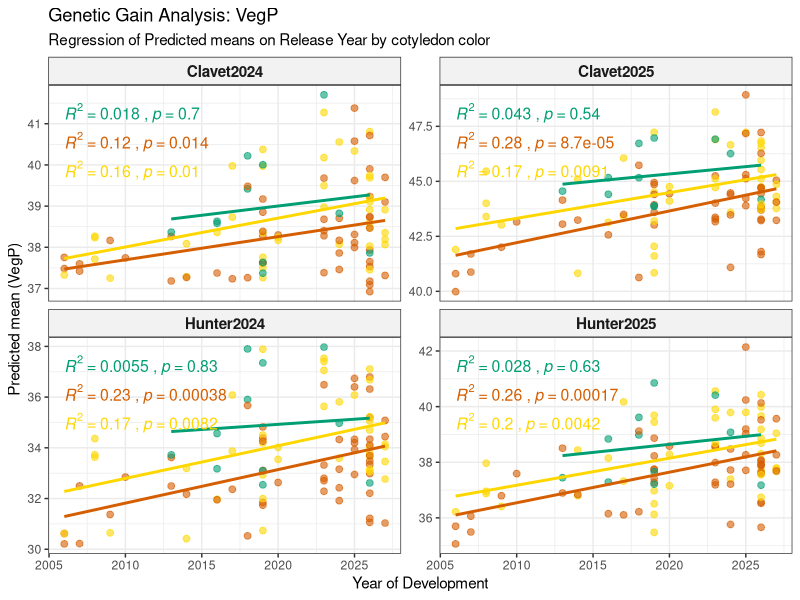
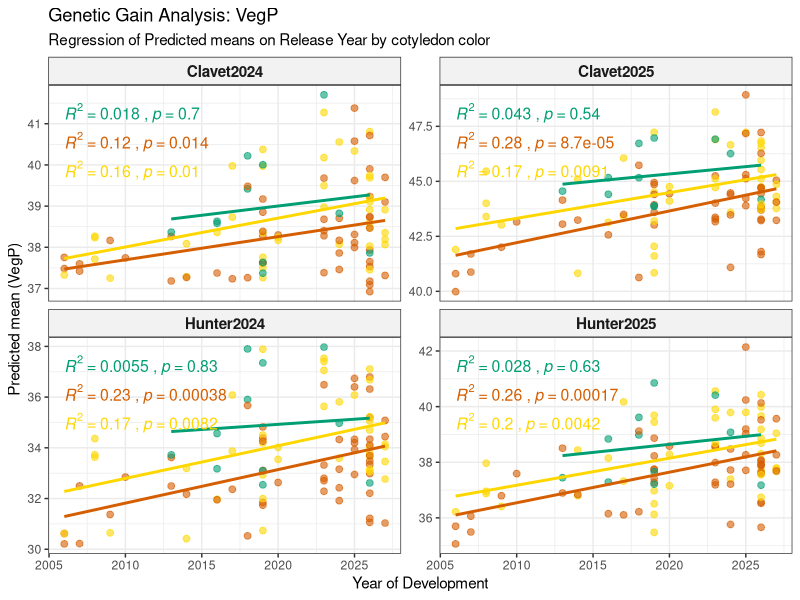

The R script that drew these images, in order:
#genetic gain####
 #load data
 #BLUPs from SpATS package
library(readr)
myY <- read.csv("data/lentil_blups_wide_spats.csv")

#plot genetic gain
library(ggplot2)
library(tidyr)
library(dplyr)
library(ggpubr) # Essential for adding P-values/R2 easily

# 1. SETUP & DUMMY DATA
set.seed(123)
df <- myY

# 2. DATA WRANGLING
# Goal: Convert "Hunter2024_YLD" columns into distinct "Environment" and "YLD" columns

trait_of_interest <- "VegP"

plot_data <- df %>%
  # 1. Select ID, metadata, and columns containing the specific trait
  select(Genotype, dev_year, cot_color, ends_with(trait_of_interest)) %>%
  
  # 2. Pivot to Long Format
  # names_pattern regex explained: "(.*)_(.*)" captures (Env)_(Trait)
  pivot_longer(
    cols = ends_with(trait_of_interest),
    names_to = c("Environment", "Trait"),
    names_pattern = "(.*)_(.*)", 
    values_to = "BLUP_Value"
  )

# Preview to ensure structure is correct
head(plot_data)

# 3. VISUALIZATION

ggplot(plot_data, aes(x = dev_year, y = BLUP_Value, color = cot_color)) +
  
  # A. The Scatter Points
  geom_point(alpha = 0.6, size = 2) + 
  
  # B. The Regression Line (Genetic Gain Trend)
  geom_smooth(method = "lm", se = F, alpha = 0.1) +
  
  # C. Facet by Environment (Site-Year)
  facet_wrap(~ Environment, scales = "free_y") +
  
  # D. Add Statistics (R2 and P-value)
  # label.y.npc = "top": Places stats at the top of the plot area
  # label.x.npc = "left": Aligns stats to the left
  stat_cor(
    aes(label = paste(..rr.label.., ..p.label.., sep = "~`,`~")),
    method = "pearson",
    label.x.npc = "left",
    label.y.npc = "top",
    size = 4,
    show.legend = FALSE 
  ) +
  
  # E. Custom Colors 
  scale_color_manual(values = c("yellow" = "#FFD700", 
                                "red" = "#D55E00", 
                                "green" = "#009E73")) +
  
  # F. Formatting
  labs(
    title = paste("Genetic Gain Analysis:", trait_of_interest),
    subtitle = "Regression of Predicted means on Release Year by cotyledon color",
    x = "Year of Development",
    y = paste("Predicted mean (", trait_of_interest, ")", sep=""),
    color = "Cotyledon Color"
  ) +
  theme_bw() +
  theme(
    strip.background = element_rect(fill = "gray95"),
    strip.text = element_text(face = "bold", size = 11),
    legend.position = "none"
  )

ggsave(paste("Predicted mean","_", trait_of_interest,".png", sep=""), width = 10, height = 7, bg = "white")
